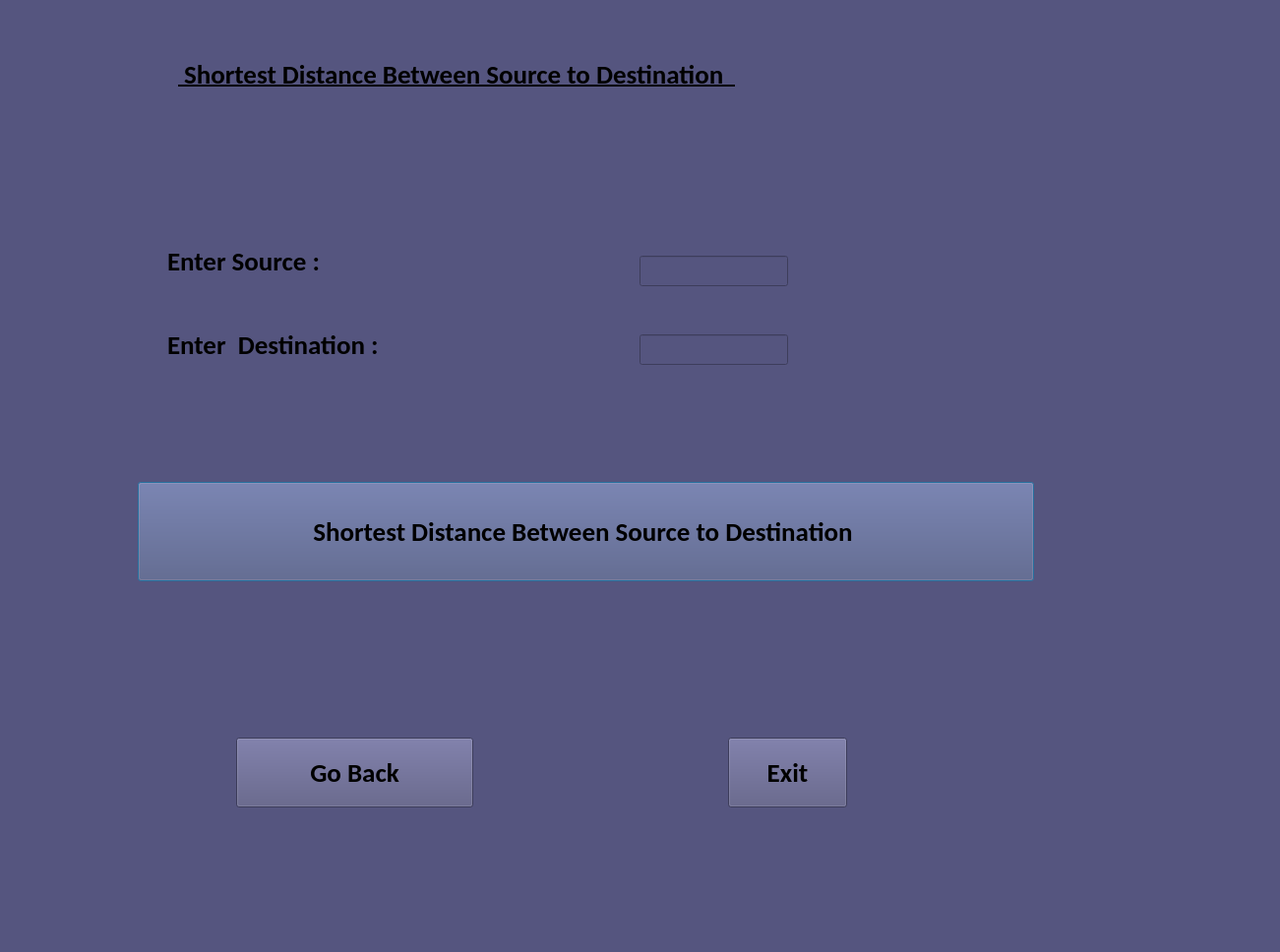
<?xml version="1.0" encoding="UTF-8"?>
<ui version="4.0">
 <class>Output</class>
 <widget class="QDialog" name="Output">
  <property name="geometry">
   <rect>
    <x>0</x>
    <y>0</y>
    <width>1301</width>
    <height>968</height>
   </rect>
  </property>
  <property name="windowTitle">
   <string>Shortest Distance Between Source to Destination </string>
  </property>
  <property name="styleSheet">
   <string notr="true">background-color: rgb(85, 85, 127);
</string>
  </property>
  <widget class="QPushButton" name="SSST">
   <property name="geometry">
    <rect>
     <x>140</x>
     <y>490</y>
     <width>911</width>
     <height>101</height>
    </rect>
   </property>
   <property name="font">
    <font>
     <family>Calibri</family>
     <pointsize>20</pointsize>
     <weight>75</weight>
     <italic>false</italic>
     <bold>true</bold>
    </font>
   </property>
   <property name="text">
    <string>Shortest Distance Between Source to Destination </string>
   </property>
  </widget>
  <widget class="QPushButton" name="Exit">
   <property name="geometry">
    <rect>
     <x>740</x>
     <y>750</y>
     <width>121</width>
     <height>71</height>
    </rect>
   </property>
   <property name="font">
    <font>
     <family>Calibri</family>
     <pointsize>20</pointsize>
     <weight>75</weight>
     <bold>true</bold>
    </font>
   </property>
   <property name="text">
    <string>Exit</string>
   </property>
  </widget>
  <widget class="QPushButton" name="Back">
   <property name="geometry">
    <rect>
     <x>240</x>
     <y>750</y>
     <width>241</width>
     <height>71</height>
    </rect>
   </property>
   <property name="font">
    <font>
     <family>Calibri</family>
     <pointsize>20</pointsize>
     <weight>75</weight>
     <bold>true</bold>
    </font>
   </property>
   <property name="text">
    <string>Go Back</string>
   </property>
  </widget>
  <widget class="QLabel" name="label">
   <property name="geometry">
    <rect>
     <x>181</x>
     <y>20</y>
     <width>981</width>
     <height>111</height>
    </rect>
   </property>
   <property name="font">
    <font>
     <family>Calibri</family>
     <pointsize>20</pointsize>
     <weight>75</weight>
     <bold>true</bold>
     <underline>true</underline>
    </font>
   </property>
   <property name="text">
    <string> Shortest Distance Between Source to Destination  </string>
   </property>
  </widget>
  <widget class="QLabel" name="label_2">
   <property name="geometry">
    <rect>
     <x>170</x>
     <y>240</y>
     <width>471</width>
     <height>51</height>
    </rect>
   </property>
   <property name="font">
    <font>
     <family>Calibri</family>
     <pointsize>20</pointsize>
     <weight>75</weight>
     <bold>true</bold>
    </font>
   </property>
   <property name="text">
    <string>Enter Source :</string>
   </property>
  </widget>
  <widget class="QLabel" name="label_3">
   <property name="geometry">
    <rect>
     <x>170</x>
     <y>330</y>
     <width>481</width>
     <height>41</height>
    </rect>
   </property>
   <property name="font">
    <font>
     <family>Calibri</family>
     <pointsize>20</pointsize>
     <weight>75</weight>
     <bold>true</bold>
    </font>
   </property>
   <property name="text">
    <string>Enter  Destination :</string>
   </property>
  </widget>
  <widget class="QLineEdit" name="a">
   <property name="geometry">
    <rect>
     <x>650</x>
     <y>260</y>
     <width>151</width>
     <height>31</height>
    </rect>
   </property>
   <property name="font">
    <font>
     <family>Calibri</family>
     <pointsize>12</pointsize>
     <weight>75</weight>
     <bold>true</bold>
    </font>
   </property>
   <property name="layoutDirection">
    <enum>Qt::LeftToRight</enum>
   </property>
  </widget>
  <widget class="QLineEdit" name="edge">
   <property name="geometry">
    <rect>
     <x>650</x>
     <y>340</y>
     <width>151</width>
     <height>31</height>
    </rect>
   </property>
   <property name="font">
    <font>
     <family>Calibri</family>
     <pointsize>12</pointsize>
     <weight>75</weight>
     <bold>true</bold>
    </font>
   </property>
  </widget>
 </widget>
 <resources/>
 <connections/>
</ui>
